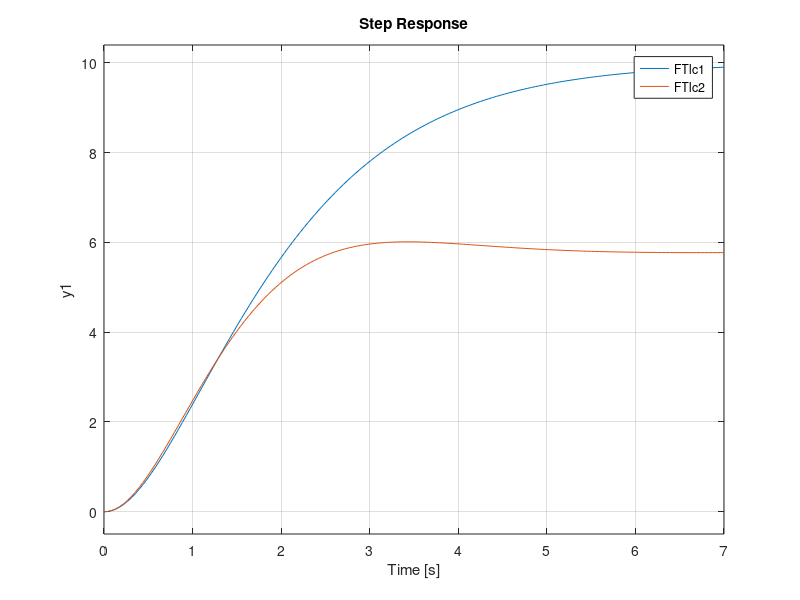

This chart was generated by the following MATLAB code:
pkg load control
clc; close all; clear all;

s = tf('s')
G = (s+10)/((s+5)*(s+6)*(s-2))

s1 = -0.97
invk1 = abs((s1+10)/((s1+5)*(s1+6)*(s1-2)));
k1 = 1/invk1

FTlc1 = feedback(G*k1, 1)
FTlcsink1 = feedback(G, 1)

s2 = -0.95+0.93i
invk2 = abs((s2+10)/((s2+5)*(s2+6)*(s2-2)));
k2 = 1/invk2

FTlc2 = feedback(G*k2, 1)
FTlc3 = feedback(G*100, 1)
step(FTlc1, FTlc2)